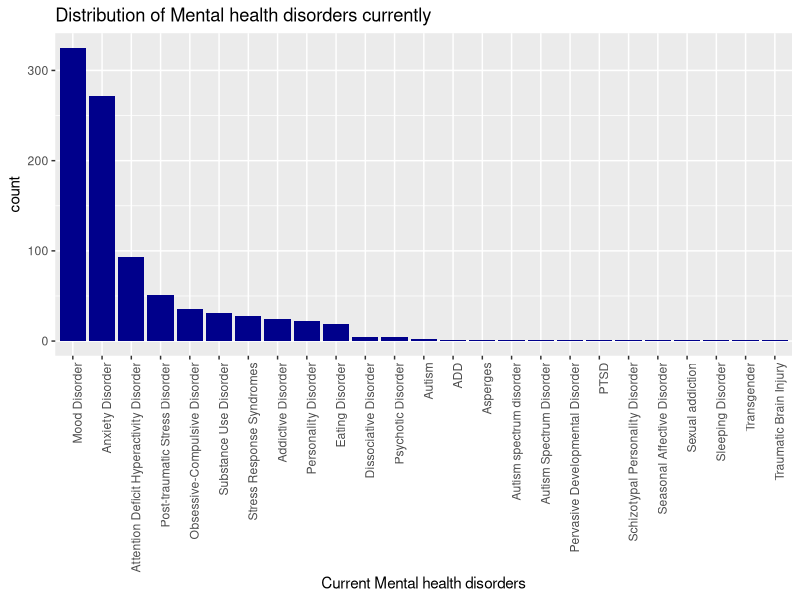
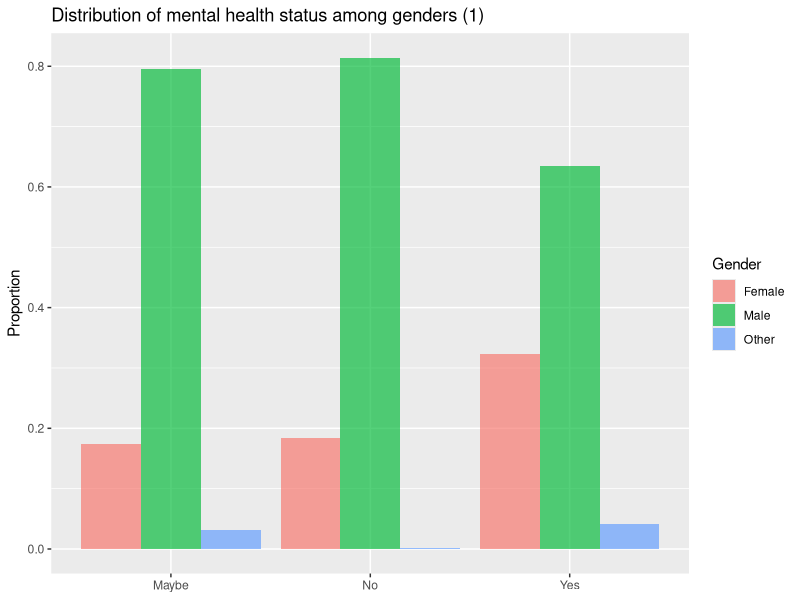
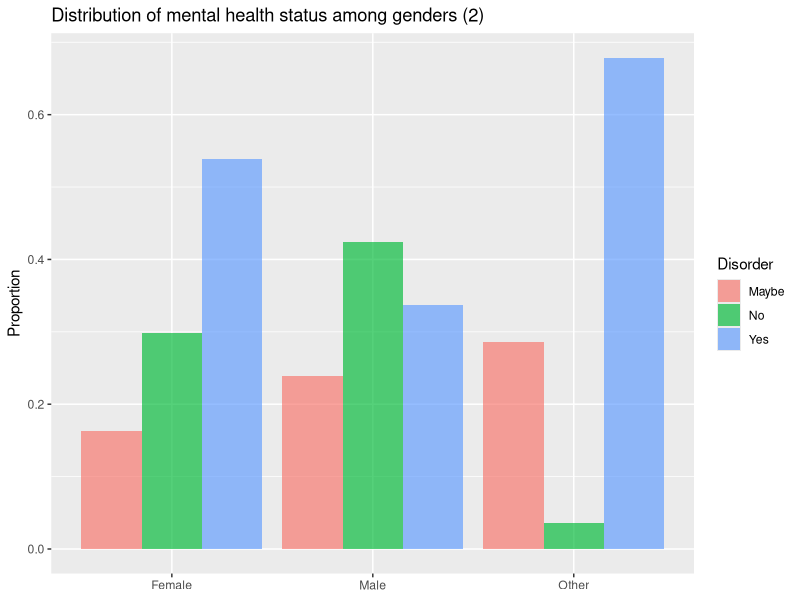
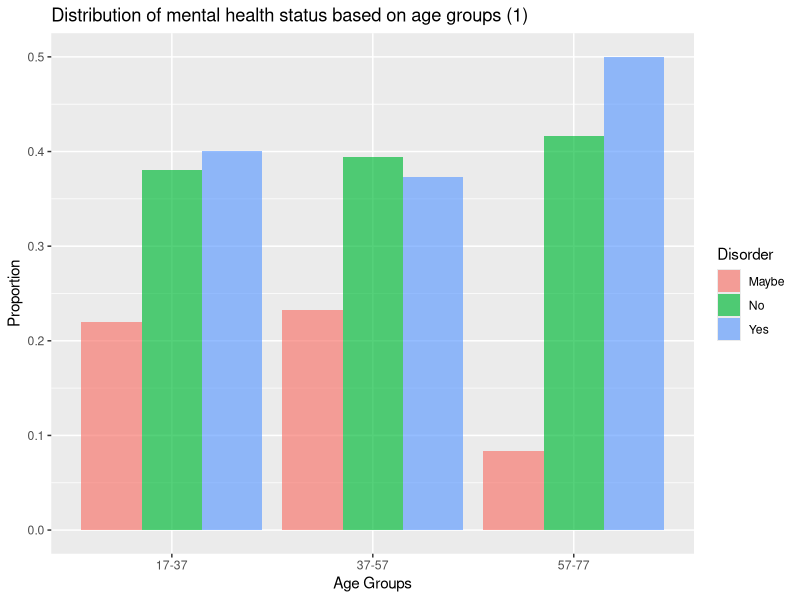
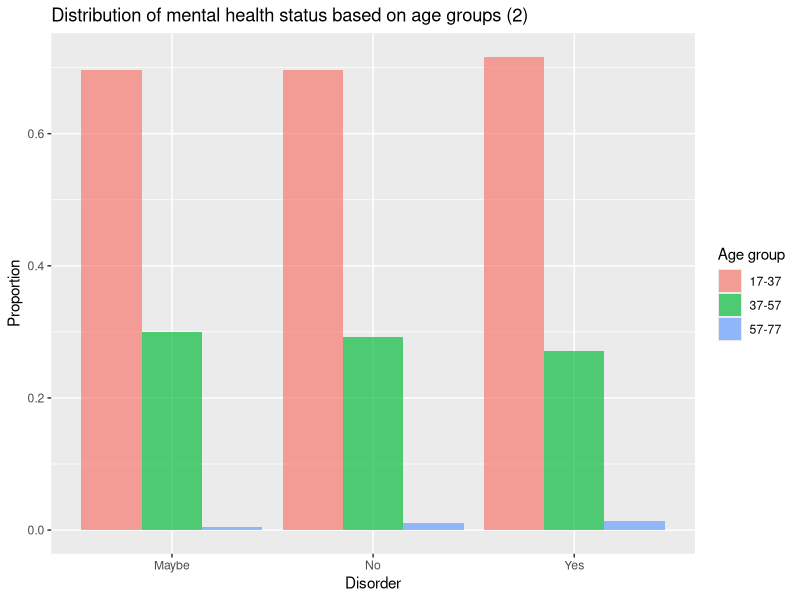
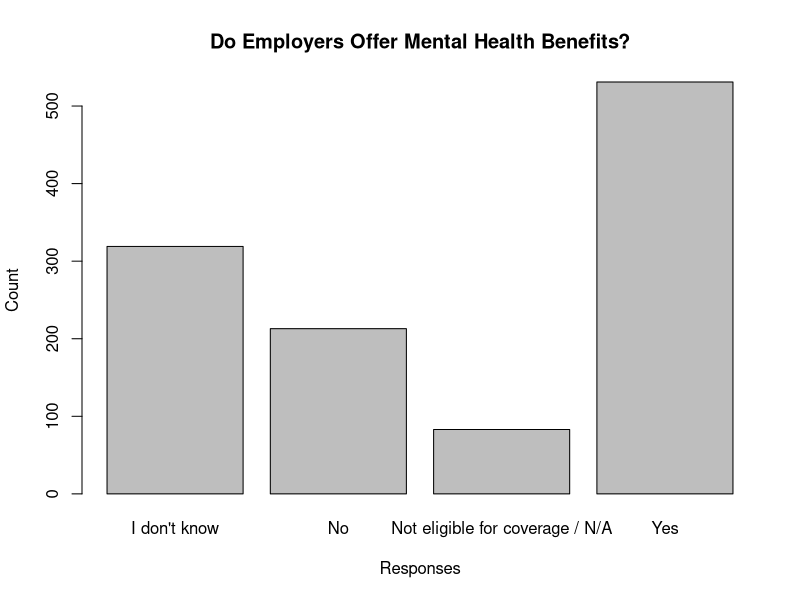
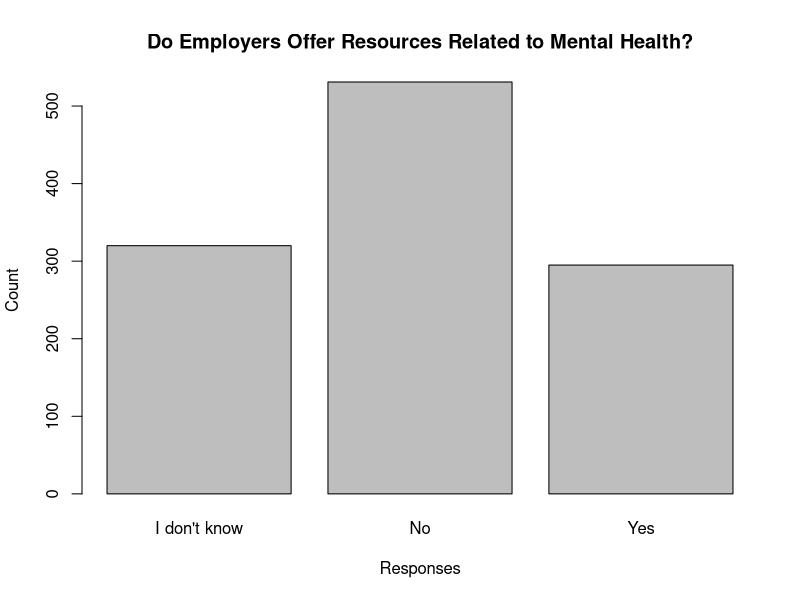
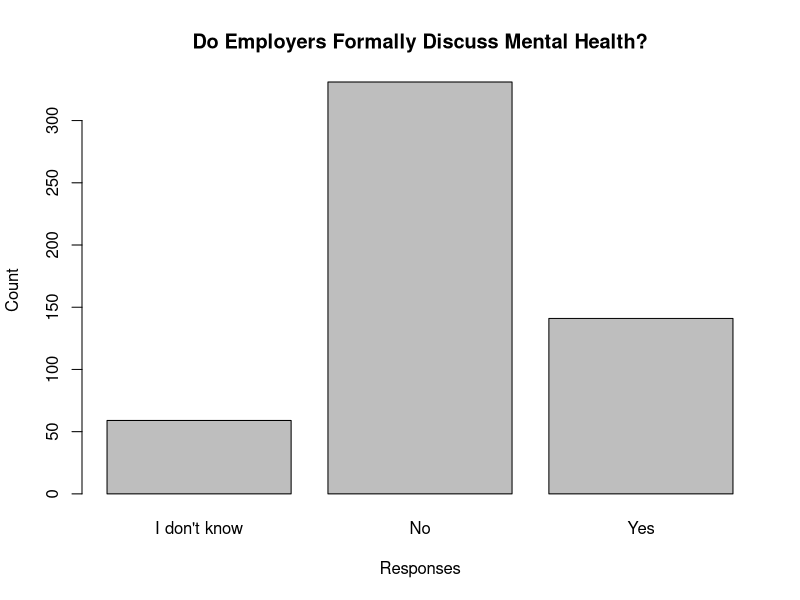

Write the R code that produced these figures, in order.
## ---- chunk 1
knitr::opts_chunk$set(comment = NA)
library(dplyr)
library(tidyr)
library(ggplot2)
library(grid)
library(gridExtra)
library(knitr)
health <- read.csv("mentalsurvey_clean.csv")
## ---- chunk 2

#since some people have multiple disorders, we have to split them 
tmp = health %>% separate(mhd, 
                          sep = '\\|',
                          c('mhd_1', 'mhd_2', 'mhd_3', 'mhd_4', 'mhd_5',
                            'mhd_6', 'mhd_7', 'mhd_8', 'mhd_9'),
                          fill = 'right')


chk = tmp %>% select(matches('mhd_[1-9]'))

comb = as.vector(t(chk))
comb1 = comb[comb != ""&!is.na(comb)]

#Shortening the factor levels by splitting
disorders=sapply(strsplit(comb1, split = " \\("), `[`, 1)
dataf <- as.data.frame(matrix(disorders))
colnames(dataf)<- "Disorder"
#Removing inconsistent response
subdataf <- subset(dataf, disorders != "I haven\'t been formally diagnosed, so I felt uncomfortable answering, but Social Anxiety and Depression.")
count_disorder <-data.frame(count(subdataf, Disorder, sort = TRUE))
kable(count_disorder)
## ---- chunk 3

reorder_size <- function(x) {
  factor(x, levels = names(sort(table(x), decreasing = TRUE)))
}
#Plot to see the distribution of current mental health illness
p <- ggplot(data=subdataf, aes(x = reorder_size(Disorder)))+
  geom_bar(fill='dark blue')+
  theme(axis.text.x = element_text(angle = 90, hjust = 1))

p+xlab("Current Mental health disorders")+ggtitle("Distribution of Mental health disorders currently")
## ---- chunk 4
gender_disorder <- table(health$Do.you.currently.have.a.mental.health.disorder., health$gender)
gender_disorder
## ---- chunk 5
#Table: % of who may, don't or have mental disorder among genders
rowprop <- prop.table(gender_disorder,1) 
rowprop
## ---- chunk 6
dr1 <-as.data.frame(rowprop)
# Distribution of respondents among gender provided they may/have/donot have a mental diorder 
ggplot(data = dr1, aes(x =Var1 , y = Freq, fill = Var2)) + 
  geom_bar(stat = 'identity', position = 'dodge', alpha = 2/3) +              
  labs(x = NULL, y = 'Proportion', fill = 'Gender')+ggtitle('Distribution of mental health status among genders (1)')
## ---- chunk 7
#Table : % of each level gender who may, don't or have mental disorder
colprop <- prop.table(gender_disorder,2)
colprop
## ---- chunk 8
# Distribution of respondents who may/have/donot have a mental diorder over the gender
dr2 <-as.data.frame(colprop)
ggplot(data = dr2, aes(x =Var2 , y = Freq, fill = Var1)) + 
  geom_bar(stat = 'identity', position = 'dodge', alpha = 2/3) +              
  labs(x = NULL, y = 'Proportion', fill = 'Disorder')+ggtitle('Distribution of mental health status among genders (2)')
## ---- chunk 9
summary(health$age)
## ---- chunk 10
#Creating labels for age groups
labs <- c(paste(seq(17, 74, by = 20), seq(37, 80, by = 20),
                sep = "-"))
health$AgeGroup <- cut(health$age, breaks = c(seq(17, 74, by = 20), Inf), labels = labs, right = FALSE)

agegr <- table(health$Do.you.currently.have.a.mental.health.disorder.,health$AgeGroup)
ageprop <- prop.table(agegr,2)
ageprop
## ---- chunk 11
dfageprop <- as.data.frame(ageprop)

#Distribution of respondents reporting a mental disorder by age groups
ggplot(data = dfageprop, aes(x =Var2 , y = Freq, fill = Var1)) + 
  geom_bar(stat = 'identity', position = 'dodge', alpha = 2/3) +              
  labs(x = "Age Groups", y = 'Proportion', fill = 'Disorder')+ggtitle('Distribution of mental health status based on age groups (1)')
## ---- chunk 12
ageprop1 <- prop.table(agegr,1)
ageprop1
## ---- chunk 13
dfageprop1 <- as.data.frame(ageprop1)
ggplot(data = dfageprop1, aes(x =Var1 , y = Freq, fill = Var2)) + 
  geom_bar(stat = 'identity', position = 'dodge', alpha = 2/3) +              
  labs(x = "Disorder", y = 'Proportion', fill = 'Age group')+ggtitle('Distribution of mental health status based on age groups (2)')
## ---- chunk 14
table(health$What.US.state.or.territory.do.you.live.in. , health$Do.you.currently.have.a.mental.health.disorder.)
## ---- chunk 15
#Creating a table for the variable "Does your employer provide mental health benefits as part of healthcare coverage?""

table(health$Does.your.employer.provide.mental.health.benefits.as.part.of.healthcare.coverage.)

barplot(table(health$Does.your.employer.provide.mental.health.benefits.as.part.of.healthcare.coverage.), xlab = "Responses", ylab = "Count", main = "Do Employers Offer Mental Health Benefits?")

## ---- chunk 16
table(health$Does.your.employer.offer.resources.to.learn.more.about.mental.health.concerns.and.options.for.seeking.help.)

barplot(table(health$Does.your.employer.offer.resources.to.learn.more.about.mental.health.concerns.and.options.for.seeking.help.), xlab = "Responses", ylab = "Count", main = "Do Employers Offer Resources Related to Mental Health?")
## ---- chunk 17
Company<-subset(health, Does.your.employer.provide.mental.health.benefits.as.part.of.healthcare.coverage.=="Yes")

## ---- chunk 18
#Creating a table for for the variable related to employers formally discussing mental health with employees
table(Company$Has.your.employer.ever.formally.discussed.mental.health..for.example..as.part.of.a.wellness.campaign.or.other.official.communication..)
#Computing the percentage
percent<-table(Company$Has.your.employer.ever.formally.discussed.mental.health..for.example..as.part.of.a.wellness.campaign.or.other.official.communication..)/length(Company$Has.your.employer.ever.formally.discussed.mental.health..for.example..as.part.of.a.wellness.campaign.or.other.official.communication..)
#The parameter percent gives us the value of the percenntage needed
percent
## ---- chunk 19
Company<-droplevels(Company)
barplot(table(Company$Has.your.employer.ever.formally.discussed.mental.health..for.example..as.part.of.a.wellness.campaign.or.other.official.communication..), xlab = "Responses", ylab = "Count", main = "Do Employers Formally Discuss Mental Health?")

## ---- chunk 20
knitr::opts_chunk$set(echo = TRUE)
#Creating a table with gender and mental health responses
tab <- table(health$Do.you.think.that.discussing.a.mental.health.disorder.with.your.employer.would.have.negative.consequences., health$gender)
tab
## ---- chunk 21
#Creating a table with gender and physical health responses
tab1 <- table(health$Do.you.think.that.discussing.a.physical.health.issue.with.your.employer.would.have.negative.consequences., health$gender)
tab1
## ---- chunk 22
#creating the combined plot
tabdf <- as.data.frame(tab)
tab1df <- as.data.frame(tab1)

plot1 <- ggplot(data = tabdf, aes(x = Var1, y =Freq, fill = Var2)) + 
  geom_bar(stat = 'identity', position = 'dodge', alpha = 2/3) +              
  labs(x = "Mental health disorders", y = 'count')+ theme(legend.position='none')

plot2 <- ggplot(data = tab1df, aes(x = Var1, y =Freq, fill = Var2)) + 
  geom_bar(stat = 'identity', position = 'dodge', alpha = 2/3) +              
  labs(x = "Physical health disorders", y = 'count', fill = 'Gender')
title1=textGrob("Negative consequences: Mental vs Physial", gp=gpar(fontface="bold"))
grid.arrange(plot1, plot2,ncol=2,top = title1, widths = c(3/4,1))
## ---- chunk 23
ggplot(health, aes(x = health$Do.you.think.that.discussing.a.mental.health.disorder.with.previous.employers.would.have.negative.consequences.)) + geom_bar() + ggtitle("Discussing mental health disorder with previous employer resulting in negative consequences") + xlab("Response") + ylab("Count") + theme(axis.title=element_text(size=12))
summary(health$Do.you.think.that.discussing.a.mental.health.disorder.with.previous.employers.would.have.negative.consequences.)
## ---- chunk 24
ggplot(health, aes(x = health$Do.you.think.that.discussing.a.mental.health.disorder.with.your.employer.would.have.negative.consequences.)) + geom_bar() + ggtitle("Discussing mental health disorder with current employer resulting in negative consequences") + xlab("Response") + ylab("Count") + theme(axis.title=element_text(size=12))
summary(health$Do.you.think.that.discussing.a.mental.health.disorder.with.your.employer.would.have.negative.consequences.)
## ---- chunk 25
m1<-table(health$Do.you.think.that.discussing.a.mental.health.disorder.with.previous.employers.would.have.negative.consequences., health$Do.you.think.that.discussing.a.mental.health.disorder.with.your.employer.would.have.negative.consequences.)
chisq.test(m1)
## ---- chunk 26
#Put company size in order
health$CompanySize  = factor(health$How.many.employees.does.your.company.or.organization.have, levels=c("1-5", "6-25", "26-100", "100-500", "500-1000", "More than 1000"))
#Create Cross-tab Table
APbCS <- table(health$Is.your.anonymity.protected.if.you.choose.to.take.advantage.of.mental.health.or.substance.abuse.treatment.resources.provided.by.your.employer., health$CompanySize)
head(APbCS)
## ---- chunk 27
#Create a proportions table by Row
prop.table(APbCS, 2)
## ---- chunk 28
#Do a chi-squared test
chisq.test(APbCS)
## ---- chunk 29
t0 <- ggplot(health, aes(x = health$Is.your.anonymity.protected.if.you.choose.to.take.advantage.of.mental.health.or.substance.abuse.treatment.resources.provided.by.your.employer.))+geom_bar()+facet_wrap(~health$CompanySize, scales="free_y") + ggtitle("Perceived Difficulty of Asking for Leave by Gender") + xlab("Perceived Difficulty Level") + ylab("Count")+ theme(axis.title=element_text(size=12))
t0
## ---- chunk 30
#Add labels to tech company org
health$TLabel <- factor(health$Is.your.employer.primarily.a.tech.company.organization.,
levels = c(0, 1),
labels = c("Not primarily tech", "Primarily Tech"))
## ---- chunk 31
#Create a crosstab table
APbT2 <- table(health$Is.your.anonymity.protected.if.you.choose.to.take.advantage.of.mental.health.or.substance.abuse.treatment.resources.provided.by.your.employer., health$TLabel)
head(APbT2)
## ---- chunk 32
#Create a proportions table by Row
prop.table(APbT2, 2)
## ---- chunk 33
#Do a chi-squared test
chisq.test(APbT2)
## ---- chunk 34
#Create Visualization
t1 <- ggplot(health, aes(x = health$Is.your.anonymity.protected.if.you.choose.to.take.advantage.of.mental.health.or.substance.abuse.treatment.resources.provided.by.your.employer.))+geom_bar()+facet_wrap(health$TLabel ~ ., scales="free_y") + ggtitle("Anonymity Protections For Tech vs. Non-Tech Companies") + xlab("Is your anonymity protected?") + ylab("Count") + theme(axis.title=element_text(size=12))
t1
## ---- chunk 35
#Modify Labels (ideal if we can get it to fit)
health$pd2 <- factor(health$If.a.mental.health.issue.prompted.you.to.request.a.medical.leave.from.work..asking.for.that.leave.would.be.,
levels = c("Very easy", "Somewhat easy", "Neither easy nor difficult","Somewhat difficult", "Very difficult", "I don't know"),
labels = c("Very easy (VE)", "Somewhat Easy (SE)", "Neutral (N)", "Somewhat Hard (SH)", "Very Hard (VH)", "Don't Know (DK)"))
#Modify Labels (if health$pd2 does not fit, use this as an alternate)
health$pd3 <- factor(health$If.a.mental.health.issue.prompted.you.to.request.a.medical.leave.from.work..asking.for.that.leave.would.be.,
levels = c("Very easy", "Somewhat easy", "Neither easy nor difficult","Somewhat difficult", "Very difficult", "I don't know"),
labels = c("VE", "SE", "N", "SH", "VH", "DK"))
## ---- chunk 36
#Crosstab table
ELDbG <- table(health$pd2, health$gender)
ELDbG
prop.table(ELDbG, 2)
## ---- chunk 37
chisq.test(ELDbG)
## ---- chunk 38
#Create Visualization
t2 <- ggplot(health, aes(x = health$pd3))+geom_bar()+facet_wrap(health$gender ~ ., scales="free_y") + ggtitle("Perceived Difficulty of Asking for Leave by Gender") + xlab("Perceived Difficulty Level") + ylab("Count") + theme(axis.title=element_text(size=12))
t2
## ---- chunk 39
#Do the AgeGroup Variable
labs <- c(paste(seq(17, 74, by = 20), seq(37, 80, by = 20),
                sep = "-"))
health$AgeGroup <- cut(health$age, breaks = c(seq(17, 74, by = 20), Inf), labels = labs, right = FALSE)
## ---- chunk 40
#Crosstab table
ELDbA <- table(health$pd2, health$AgeGroup)
ELDbA
#Proportions table
prop.table(ELDbA)
## ---- chunk 41
chisq.test(ELDbA)
## ---- chunk 42
#Create Visualization
t3 <- ggplot(health, aes(x = health$pd3))+geom_bar()+facet_wrap(health$AgeGroup ~ ., scales="free_y") + ggtitle("Perceived Difficulty of Asking for Leave by Age Group") + xlab("Perceived Difficulty Level") + ylab("Count") + theme(axis.title=element_text(size=12))
t3
## ---- chunk 43
#Crosstab table
ELDbCS <- table(health$pd2, health$CompanySize)
ELDbCS
prop.table(ELDbCS, 2)
## ---- chunk 44
chisq.test(ELDbCS)
## ---- chunk 45
#Create Visualization
t4 <- ggplot(health, aes(x = health$pd3))+geom_bar()+facet_wrap(health$CompanySize~ ., scales="free_y") + ggtitle("Perceived Difficulty of Asking for Leave by Company Size") + xlab("Perceived Difficulty Level") + ylab("Count")
t4
## ---- chunk 46
#Modify Labels for mental health benefit provision
health$mhb2 <- factor(health$Does.your.employer.provide.mental.health.benefits.as.part.of.healthcare.coverage.,
levels = c("I don't know", "No", "Not eligible for coverage / N/A","Yes"),
labels = c("Don't Know", "No", "Ineligible/NA", "Yes"))
## ---- chunk 47
#Crosstab Table
ELDbMHB <- table(health$pd2, health$mhb2)
ELDbMHB
## ---- chunk 48
chisq.test(ELDbMHB)
## ---- chunk 49
t5 <- ggplot(health, aes(x = health$pd3))+geom_bar()+facet_wrap(~ health$mhb2, scales="free_y") + ggtitle("Perceived Difficulty of Asking for Leave by Mental Health Benefit Provision") + xlab("Perceived Difficulty Level") + ylab("Count") + theme(axis.title=element_text(size=12))
t5
## ---- chunk 50
ELDbEDM <- table(health$pd2, health$Has.your.employer.ever.formally.discussed.mental.health..for.example..as.part.of.a.wellness.campaign.or.other.official.communication..)
ELDbEDM
## ---- chunk 51
chisq.test(ELDbEDM)
## ---- chunk 52
t6 <- ggplot(health, aes(x = health$pd3))+geom_bar()+facet_wrap( health$Has.your.employer.ever.formally.discussed.mental.health..for.example..as.part.of.a.wellness.campaign.or.other.official.communication.. ~., scales="free_y") + ggtitle("Perceived Difficulty of Asking for Leave by Mental Health Disc. by Employer") + xlab("Perceived Difficulty Level") + ylab("Count") + theme(axis.title=element_text(size=12))
t6
## ---- chunk 53
ELDbEOR <- table(health$pd2, health$Does.your.employer.offer.resources.to.learn.more.about.mental.health.concerns.and.options.for.seeking.help.)
ELDbEOR
## ---- chunk 54
chisq.test(ELDbEOR)
## ---- chunk 55
t7 <- ggplot(health, aes(x = health$pd3))+geom_bar()+facet_wrap( health$Does.your.employer.offer.resources.to.learn.more.about.mental.health.concerns.and.options.for.seeking.help. ~., scales="free_y") + ggtitle("Perceived Difficulty of Asking for Leave by Mental Health Resource Provision") + xlab("Perceived Difficulty Level") + ylab("Count") + theme(axis.title=element_text(size=12))
t7
## ---- chunk 56
ELDbPR <- table(health$pd2, health$Have.you.observed.or.experienced.an.unsupportive.or.badly.handled.response.to.a.mental.health.issue.in.your.current.or.previous.workplace.)
ELDbPR
prop.table(ELDbPR, 2)
## ---- chunk 57
#Modify Labels for unsupportive response to make them shorter
health$epr <- factor(health$Have.you.observed.or.experienced.an.unsupportive.or.badly.handled.response.to.a.mental.health.issue.in.your.current.or.previous.workplace.,
levels = c("Maybe/Not sure", "N/A", "No","Yes, I experienced", "Yes, I observed"),
labels = c("Don't Know", "N/A", "No", "Yes, experienced", "Yes, observed"))
table(health$pd2, health$epr)
## ---- chunk 58
chisq.test(ELDbPR)
## ---- chunk 59
t8 <- ggplot(health, aes(x = health$pd3))+geom_bar()+facet_wrap(health$epr ~., scales="free_y") + ggtitle("Perceived Difficulty of Asking for Leave by Exp. with Poor MH Response") + xlab("Perceived Difficulty Level") + ylab("Count") + theme(axis.title=element_text(size=12))
t8
## ---- chunk 60
MHbG <- table(health$Would.you.feel.comfortable.discussing.a.mental.health.disorder.with.your.direct.supervisor.s.., health$gender)
MHbG
prop.table(MHbG, 2)
## ---- chunk 61
chisq.test(MHbG)
## ---- chunk 62
t9 <- ggplot(health, aes(x = health$Would.you.feel.comfortable.discussing.a.mental.health.disorder.with.your.direct.supervisor.s..))+geom_bar()+facet_grid(~ health$gender) + ggtitle("Comfort with Discussing Mental Health Disorder with Supervisor by Gender") + xlab("Would you feel comfortable discussing a mental health disorder with your supervisor?") + ylab("Count") + theme(axis.title=element_text(size=12), axis.text=element_text(size=10))
t9
## ---- chunk 63
MHbA <- table(health$Would.you.feel.comfortable.discussing.a.mental.health.disorder.with.your.direct.supervisor.s.., health$AgeGroup)
MHbA
prop.table(MHbA, 2)
## ---- chunk 64
chisq.test(MHbA)
## ---- chunk 65
t10 <- ggplot(health, aes(x = health$Would.you.feel.comfortable.discussing.a.mental.health.disorder.with.your.direct.supervisor.s..))+geom_bar()+facet_wrap(health$AgeGroup ~., scales="free_y") + ggtitle("Comfort with Discussing Mental Health Disorder with Supervisor by Age") + xlab("Would you feel comfortable discussing a mental health disorder with your supervisor?") + ylab("Count") + theme(axis.title=element_text(size=12), axis.text=element_text(size=10))
t10
## ---- chunk 66
MHbCS <- table(health$Would.you.feel.comfortable.discussing.a.mental.health.disorder.with.your.direct.supervisor.s.., health$CompanySize)
MHbCS
prop.table(MHbCS, 2)
## ---- chunk 67
chisq.test(MHbCS)
## ---- chunk 68
t11 <- ggplot(health, aes(x = health$Would.you.feel.comfortable.discussing.a.mental.health.disorder.with.your.direct.supervisor.s..))+geom_bar()+facet_wrap(health$CompanySize ~., scales="free_y") + ggtitle("Comfort with Disc. Mental Health Disorder with Supervisor by Company Size") + xlab("Would you feel comfortable discussing a mental health disorder with your supervisor?") + ylab("Count") + theme(axis.title=element_text(size=12), axis.text=element_text(size=10))
t11
## ---- chunk 69
MHbPR <- table(health$Would.you.feel.comfortable.discussing.a.mental.health.disorder.with.your.direct.supervisor.s.., health$Have.you.observed.or.experienced.an.unsupportive.or.badly.handled.response.to.a.mental.health.issue.in.your.current.or.previous.workplace.)
MHbPR
prop.table(MHbPR, 2)
## ---- chunk 70
chisq.test(MHbPR)
## ---- chunk 71
t17 <- ggplot(health, aes(x = health$Would.you.feel.comfortable.discussing.a.mental.health.disorder.with.your.direct.supervisor.s..))+geom_bar()+facet_wrap(health$Have.you.observed.or.experienced.an.unsupportive.or.badly.handled.response.to.a.mental.health.issue.in.your.current.or.previous.workplace. ~., scales="free_y") + ggtitle("Comfort with Disc. MH w/ Supervisor by Exp. w/ Poor Workplace Response") + xlab("Would you feel comfortable discussing a mental health disorder with your supervisor?") + ylab("Count") + theme(axis.title=element_text(size=12), axis.text=element_text(size=10))
t17
## ---- chunk 72
MHbVN <- table(health$Would.you.feel.comfortable.discussing.a.mental.health.disorder.with.your.direct.supervisor.s.., health$Do.you.think.that.discussing.a.mental.health.disorder.with.your.employer.would.have.negative.consequences.)
MHbVN
## ---- chunk 73
chisq.test(MHbVN)
## ---- chunk 74
#Modify Labels for perception of mental health disclosure impact
health$negimp <- factor(health$Do.you.think.that.discussing.a.mental.health.disorder.with.your.employer.would.have.negative.consequences.,
levels = c("Maybe", "No", "Yes"),
labels = c("Maybe Expect a Negative Impact", "Do Not Expect Negative Impact", "Expect Negative Impact"))
#Check Results
table(health$Would.you.feel.comfortable.discussing.a.mental.health.disorder.with.your.direct.supervisor.s.., health$negimp)
## ---- chunk 75
t12 <- ggplot(health, aes(x = health$Would.you.feel.comfortable.discussing.a.mental.health.disorder.with.your.direct.supervisor.s..))+geom_bar()+facet_wrap(health$negimp ~., scales="free_y") + ggtitle("Comfort w/ Disc. MH with Supervisor by Perception of Negative Impact") + xlab("Would you feel comfortable discussing a mental health disorder with your supervisor?") + ylab("Count") + theme(axis.title=element_text(size=12), axis.text=element_text(size=10))
t12
## ---- chunk 76
MHCbG <- table(health$Would.you.feel.comfortable.discussing.a.mental.health.disorder.with.your.coworkers., health$gender)
MHCbG
prop.table(MHCbG, 2)
## ---- chunk 77
chisq.test(MHCbG)
## ---- chunk 78
t13 <- ggplot(health, aes(x = health$Would.you.feel.comfortable.discussing.a.mental.health.disorder.with.your.coworkers.))+geom_bar()+facet_wrap(health$gender ~., scales="free_y") + ggtitle("Comfort with Discussing MH Disorder with Coworkers by Gender") + xlab("Would you feel comfortable discussing a mental health disorder with your coworkers?") + ylab("Count") + theme(axis.title=element_text(size=12), axis.text=element_text(size=10))
t13
## ---- chunk 79
MHCbA <- table(health$Would.you.feel.comfortable.discussing.a.mental.health.disorder.with.your.coworkers., health$AgeGroup)
MHCbA
#Proportions (as column percentages)
prop.table(MHCbA, 2)
## ---- chunk 80
chisq.test(MHCbA)
## ---- chunk 81
t14 <- ggplot(health, aes(x = health$Would.you.feel.comfortable.discussing.a.mental.health.disorder.with.your.coworkers.))+geom_bar()+facet_wrap(health$AgeGroup ~., scales="free_y") + ggtitle("Comfort with Discussing MH Disorder with Coworkers by Age Group") + xlab("Would you feel comfortable discussing a mental health disorder with your coworkers?") + ylab("Count") + theme(axis.title=element_text(size=12), axis.text=element_text(size=10))
t14
## ---- chunk 82
MHCbCS <- table(health$Would.you.feel.comfortable.discussing.a.mental.health.disorder.with.your.coworkers., health$CompanySize)
MHCbCS
#Proportions (as column percentages)
prop.table(MHCbCS, 2)
## ---- chunk 83
#Chi-Squared (the p value is small)
chisq.test(MHCbCS)
## ---- chunk 84
t15 <- ggplot(health, aes(x = health$Would.you.feel.comfortable.discussing.a.mental.health.disorder.with.your.coworkers.))+geom_bar()+facet_wrap(health$CompanySize ~., scales="free_y") + ggtitle("Comfort with Discussing MH Disorder with Coworkers by Company Size") + xlab("Would you feel comfortable discussing a mental health disorder with your coworkers?") + ylab("Count") + theme(axis.title=element_text(size=12), axis.text=element_text(size=10))
t15
## ---- chunk 85
MHCbPR <- table(health$Would.you.feel.comfortable.discussing.a.mental.health.disorder.with.your.coworkers., health$Have.you.observed.or.experienced.an.unsupportive.or.badly.handled.response.to.a.mental.health.issue.in.your.current.or.previous.workplace.)
MHCbPR
## ---- chunk 86
chisq.test(MHCbPR)
## ---- chunk 87
t16 <- ggplot(health, aes(x = health$Would.you.feel.comfortable.discussing.a.mental.health.disorder.with.your.coworkers.))+geom_bar()+facet_wrap(health$Have.you.observed.or.experienced.an.unsupportive.or.badly.handled.response.to.a.mental.health.issue.in.your.current.or.previous.workplace. ~., scales="free_y") + ggtitle("Comfort Disc. MH w/ Coworkers by Exp. w/ Poor Workplace MH Response") + xlab("Would you feel comfortable discussing a mental health disorder with your coworkers?") + ylab("Count") + theme(axis.title=element_text(size=12), axis.text=element_text(size=10))
t16
## ---- chunk 88
MHCbCN <- table(health$Would.you.feel.comfortable.discussing.a.mental.health.disorder.with.your.coworkers., health$Do.you.think.that.team.members.co.workers.would.view.you.more.negatively.if.they.knew.you.suffered.from.a.mental.health.issue.)
MHCbCN
## ---- chunk 89
chisq.test(MHCbCN)
## ---- chunk 90
t17 <- ggplot(health, aes(x = health$Would.you.feel.comfortable.discussing.a.mental.health.disorder.with.your.coworkers.))+geom_bar()+facet_wrap(health$Do.you.think.that.team.members.co.workers.would.view.you.more.negatively.if.they.knew.you.suffered.from.a.mental.health.issue. ~., scales="free_y") + ggtitle("Comfort w/ Disc. MH Disorder with Coworkers by Perceived Negative Impact") + xlab("Would you feel comfortable discussing a mental health disorder with your coworkers?") + ylab("Count") + theme(axis.title=element_text(size=12), axis.text=element_text(size=10))
t17
## ---- chunk 91
ggplot(health, aes(x = health$Do.you.think.that.discussing.a.mental.health.disorder.with.previous.employers.would.have.negative.consequences.)) + geom_bar() + ggtitle("Discussing mental health disorder with previous employer resulting in negative consequences") + xlab("Response") + ylab("Count")
summary(health$Do.you.think.that.discussing.a.mental.health.disorder.with.previous.employers.would.have.negative.consequences.)

## ---- chunk 92
ggplot(health, aes(x = health$Do.you.think.that.discussing.a.mental.health.disorder.with.your.employer.would.have.negative.consequences.)) + geom_bar() + ggtitle("Discussing mental health disorder with current employer resulting in negative consequences") + xlab("Response") + ylab("Count")
summary(health$Do.you.think.that.discussing.a.mental.health.disorder.with.your.employer.would.have.negative.consequences.)

## ---- chunk 93
t1<-table(health$Do.you.think.that.discussing.a.mental.health.disorder.with.previous.employers.would.have.negative.consequences., health$Do.you.think.that.discussing.a.mental.health.disorder.with.your.employer.would.have.negative.consequences.)
chisq.test(t1)
## ---- chunk 94
ggplot(health, aes(x = health$Do.you.think.that.discussing.a.mental.health.disorder.with.previous.employers.would.have.negative.consequences.)) + geom_bar() + ggtitle("Discussing mental health disorder with previous employer resulting in negative consequences") + xlab("Response") + ylab("Count")
summary(health$Do.you.think.that.discussing.a.mental.health.disorder.with.previous.employers.would.have.negative.consequences.)
